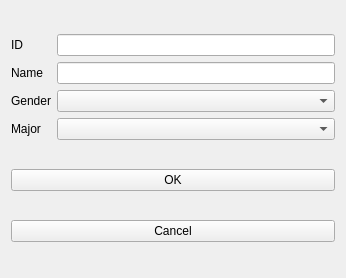
<?xml version="1.0" encoding="UTF-8"?>
<ui version="4.0">
 <class>InsertDialog</class>
 <widget class="QWidget" name="InsertDialog">
  <property name="geometry">
   <rect>
    <x>0</x>
    <y>0</y>
    <width>346</width>
    <height>278</height>
   </rect>
  </property>
  <property name="windowTitle">
   <string>Form</string>
  </property>
  <layout class="QGridLayout" name="gridLayout_2">
   <item row="0" column="0">
    <layout class="QGridLayout" name="gridLayout">
     <item row="3" column="0">
      <widget class="QLabel" name="id_label">
       <property name="text">
        <string>ID</string>
       </property>
      </widget>
     </item>
     <item row="4" column="0">
      <widget class="QLabel" name="name_label">
       <property name="text">
        <string>Name</string>
       </property>
      </widget>
     </item>
     <item row="4" column="1">
      <widget class="QLineEdit" name="name_lineEdit"/>
     </item>
     <item row="3" column="1">
      <widget class="QLineEdit" name="id_lineEdit"/>
     </item>
     <item row="9" column="0">
      <widget class="QLabel" name="major_label">
       <property name="text">
        <string>Major</string>
       </property>
      </widget>
     </item>
     <item row="8" column="0">
      <widget class="QLabel" name="gender_label">
       <property name="text">
        <string>Gender</string>
       </property>
      </widget>
     </item>
     <item row="8" column="1">
      <widget class="QComboBox" name="gender_comboBox"/>
     </item>
     <item row="9" column="1">
      <widget class="QComboBox" name="major_comboBox"/>
     </item>
    </layout>
   </item>
   <item row="2" column="0">
    <widget class="QPushButton" name="cancel_pushButton">
     <property name="text">
      <string>Cancel</string>
     </property>
    </widget>
   </item>
   <item row="1" column="0">
    <widget class="QPushButton" name="ok_pushButton">
     <property name="text">
      <string>OK</string>
     </property>
    </widget>
   </item>
  </layout>
 </widget>
 <resources/>
 <connections/>
</ui>
